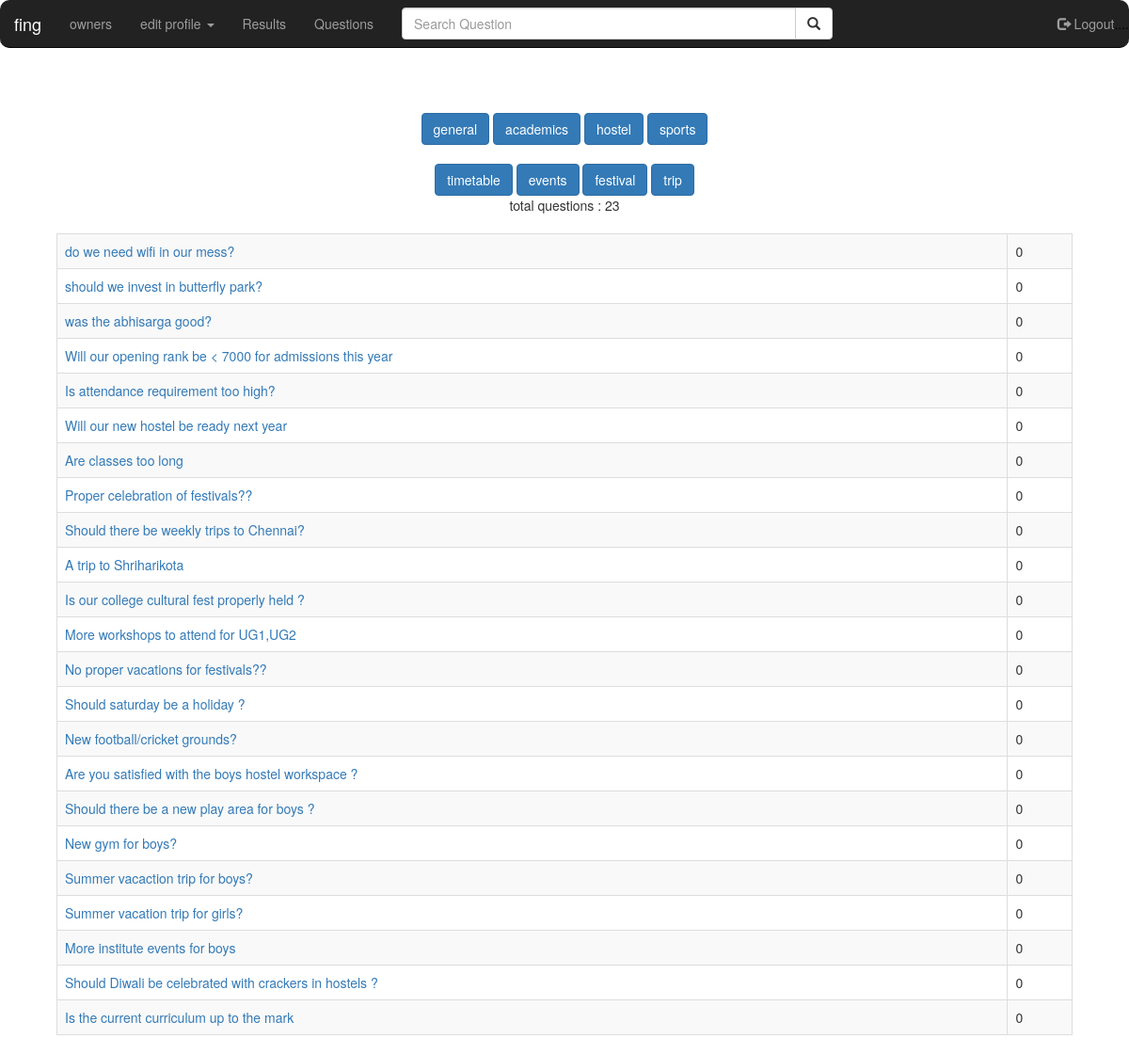
The page /results/ (signed in) on the database its author committed.
### mysite/models.py (models this page shows, shortened)
class QuestionTable(models.Model):
    question_text = models.CharField(max_length=100, blank=False)
    question_text_undrscr= models.CharField(max_length=100, blank=False)
    gender = models.CharField(max_length=1, choices=(('M','Male'),('F','Female'),('A','All')), blank=False, default='A')
    category = models.CharField(max_length=20, choices=(('ACADEMICS', 'ACADEMICS'), ('HOSTEL', 'HOSTEL'),('SPORTS','SPORTS'),('TIMETABLE','TIMETABLE'),('EVENTS','EVENTS'),('FESTIVAL','FESTIVAL'),('TRIP','TRIP'),('GENERAL','GENERAL')), default='GENERAL')
    yes_vote = models.PositiveIntegerField(default=0)
    no_vote =  models.PositiveIntegerField(default=0)
    dontcare_vote = models.PositiveIntegerField(default=0)
    confused_vote = models.PositiveIntegerField(default=0)
    dead_line = models.DateField()

### mysite/views.py (the view)
# urls.py: url(r'^results/$', results, name='results',),
def results(request):
    if not request.user.is_authenticated():
        return redirect('/')
    g= UserProfileModel.objects.get(user=request.user).gender
    if g =="A":
       all_questions = QuestionTable.objects.filter(gender='A', dead_line__lt=timezone.now())
    else:
        all_questions = QuestionTable.objects.filter(gender='A', dead_line__lt=timezone.now())
        all_questions2= QuestionTable.objects.filter(gender=g, dead_line__lt=timezone.now())
    c = all_questions.count() + all_questions2.count()
    return render(request, 'mysite/questions2.html', {'c':c,'all_questions':all_questions, 'all_questions2':all_questions2,})

### mysite/templates/mysite/questions2.html (shortened to what this page needs)
<!DOCTYPE html>
<head>
{% load staticfiles %}
  <link rel="stylesheet" href="https://maxcdn.bootstrapcdn.com/bootstrap/3.3.7/css/bootstrap.min.css">
<link rel="stylesheet" type="text/css" href="{% static 'mysite' %}">
</head>
<body background="color:rgb(0,0,0)">
<nav class="navbar navbar-inverse navbar-fixed-top">
    <div class="contaner-fluid">
        <div class="navbar-header">
            <a class="navbar-brand active" href="{% url 'home' %}">fing</a>
        </div>
        <div class="collapse navbar-collapse" id="topNavBar">
            <ul class="nav navbar-nav">
                <li><a href="{% url 'owners' %}">owners</a></li>
                <li class="dropdown">
                  <a class="dropdown-toggle" data-toggle="dropdown" href="#">edit profile <span class="caret"></span></a>
                </li>
                <li><a href="{% url 'results' %}">Results</a></li>
                <li><a href="{% url 'questions' %}">Questions</a></li>
            </ul>
            <form class="navbar-form navbar-left">
                <div class="input-group">
                    <input type="text" id = "filt" class="form-control" placeholder="Search Question" size="50" onkeyup="search()">
                    <div class="input-group-btn">
                      <button class="btn btn-default" type="submit">
                        <i class="glyphicon glyphicon-search"></i>
                      </button>
                    </div>
                </div>
            </form>
            <ul class="nav navbar-nav navbar-right">
                <li><a href="{% url 'logout' %}"><span class="glyphicon glyphicon-log-out"></span> Logout<span style="color:black">....</span></a></li>
            </ul>
        </div>
    </div>
</nav>
<center>
    <br><br><br><br>
    <br><br>
    <div class="btn-group">
        <a href="{% url 'general2' %}"><button type="button" class="btn btn-primary">general</button></a>
        <a href="{% url 'academics2' %}"><button type="button" class="btn btn-primary">academics</button></a>
        <a href="{% url 'hostel2' %}"><button type="button" class="btn btn-primary">hostel</button></a>
            <a href="{% url 'sports2' %}"><button type="button" class="btn btn-primary">sports</button></a><br><br>
            <a href="{% url 'timetable2' %}"><button type="button" class="btn btn-primary">timetable</button></a>
        <a href="{% url 'events2' %}"><button type="button" class="btn btn-primary">events</button></a>
        <a href="{% url 'festival2' %}"><button type="button" class="btn btn-primary">festival</button></a>
            <a href="{% url 'trip2' %}"><button type="button" class="btn btn-primary">trip</button></a>
    </div>
    <div class="table-responsive">
        total questions : {{ c }}
        <table style="width:90%;padding:10px;" class="table table-striped table-bordered table-hover" id="ta">
           <h3> {% for q in all_questions %}
                <tr>
                <td><a href="/questions/{{q.id}}/">{{ q.question_text }}</a></td>
                    <td>0</td>
                </tr>
            {% endfor %}
        {% for q1 in all_questions2 %}
                <tr>
                <td><a href="/questions/{{q1.id}}/">{{ q1.question_text }}</a></td>
                    <td>0</td>
                </tr>
            {% endfor %}
           </h3>
    </table>
    </div>
    </center>
</body>
</html>

### mysite/templates/mysite/questions2.html (style rules this page uses)
table, td, tr, th { border:1px solid black; border-collapse:collapse; padding:10px }
.navbar, navbar-inverse { border-radius:10px; }
#ta { border-radius:10px; }

### rows shown on the page
QuestionTable: question_text "do we need wifi in our mess?"
QuestionTable: question_text "should we invest in butterfly park?"
QuestionTable: question_text "was the abhisarga good?"
QuestionTable: question_text "Will our opening rank be < 7000 for admissions this year"
QuestionTable: question_text "Is attendance requirement too high?"
QuestionTable: question_text "Will our new hostel be ready next year"
QuestionTable: question_text "Are classes too long"
QuestionTable: question_text "Proper celebration of festivals??"
QuestionTable: question_text "Should there be weekly trips to Chennai?"
QuestionTable: question_text "A trip to Shriharikota"
QuestionTable: question_text "Is our college cultural fest properly held ?"
QuestionTable: question_text "More workshops to attend for UG1,UG2"
QuestionTable: question_text "No proper vacations for festivals??"
QuestionTable: question_text "Should saturday be a holiday ?"
QuestionTable: question_text "New football/cricket grounds?"
QuestionTable: question_text "Are you satisfied with the boys hostel workspace ?"
QuestionTable: question_text "Should there be a new play area for boys ?"
QuestionTable: question_text "New gym for boys?"
QuestionTable: question_text "Summer vacaction trip for boys?"
QuestionTable: question_text "Summer vacation trip for girls?"
QuestionTable: question_text "More institute events for boys"
QuestionTable: question_text "Should Diwali be celebrated with crackers in hostels ?"
QuestionTable: question_text "Is the current curriculum up to the mark"

### other values the page prints
{{ c }} "23"
